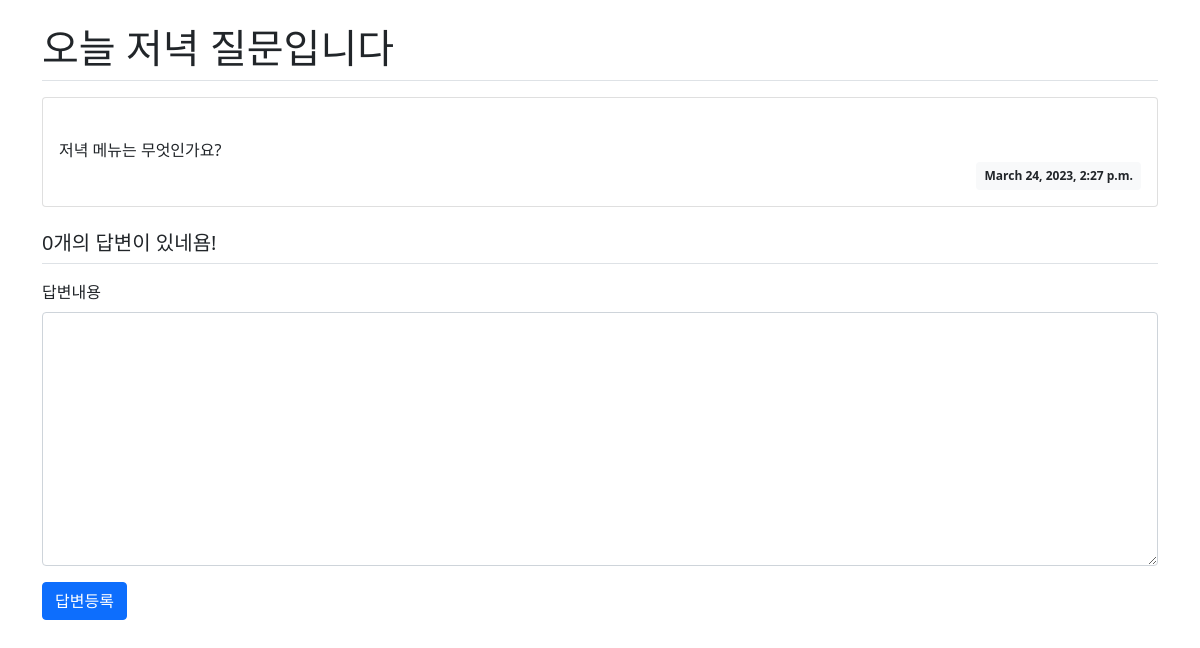
Before: /pybo/5/ with the older database file.
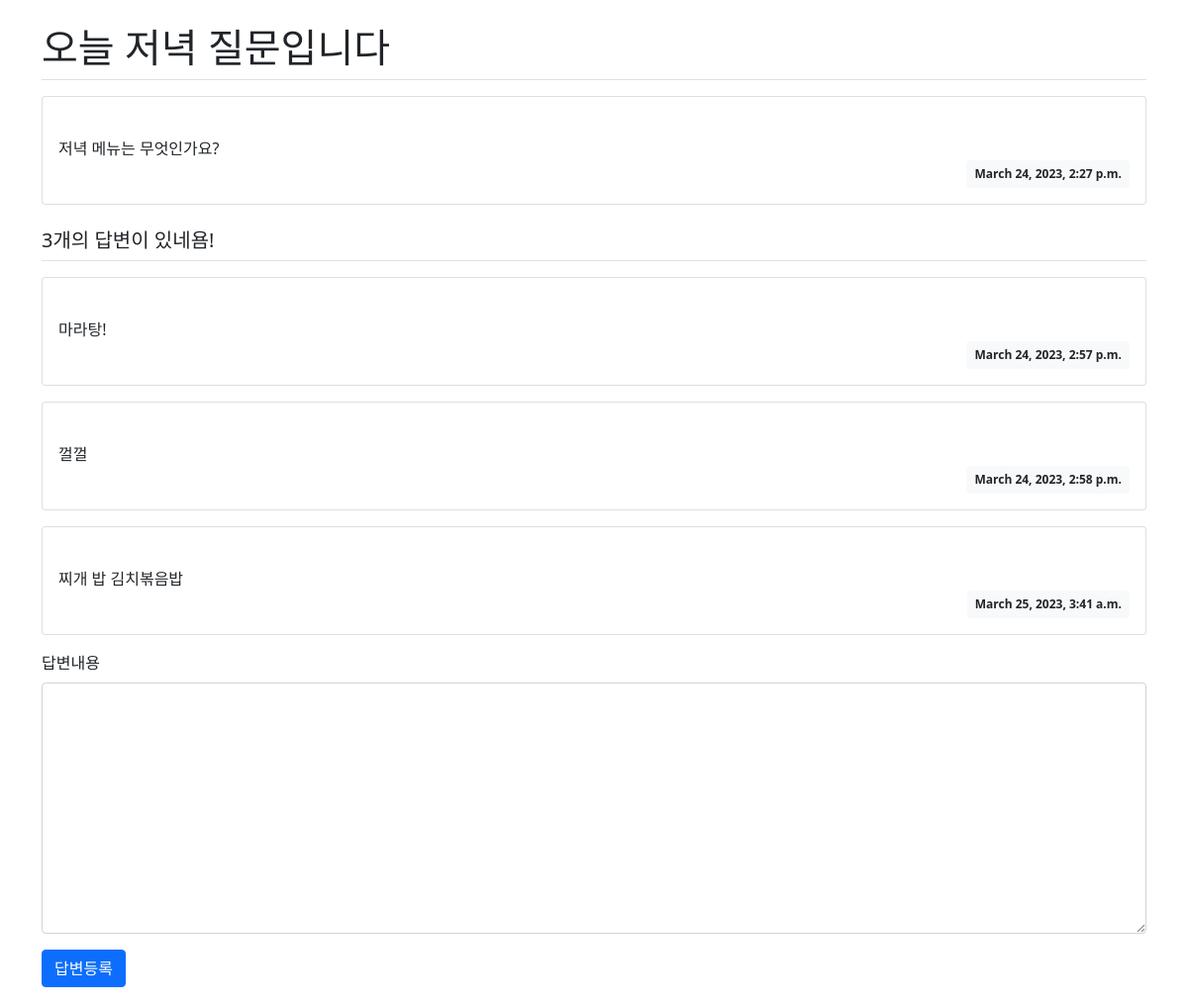
After: the same page with the newer database file.
### pybo/models.py (models this page shows, shortened)
class Question(models.Model):
    subject = models.CharField(max_length = 200)
    content = models.TextField()
    create_date = models.DateTimeField()

class Answer(models.Model):
    question = models.ForeignKey(Question, on_delete = models.CASCADE)
    content = models.TextField()
    create_date = models.DateTimeField()

### pybo/views.py (the view)
# urls.py: path('<int:question_id>/', views.detail, name = "detail"),
def detail(request, question_id):
    question = get_object_or_404(Question, pk = question_id)
    context = { 'question' : question }
    return render(request, "pybo/question_detail.html", context)

### templates/pybo/question_detail.html (shortened to what this page needs)
{% load static %}
<link rel="stylesheet" type="text/css" href="{% static 'bootstrap.min.css' %}">
<div class="container my-3">
    <h1 class="border-bottom py-2">{{ question.subject }}</h1>
    <div class="card my-3">
        <div class="card-body">
            <div class="card-text" style="white-space: pre-line;">
                {{ question.content }}
            </div>
            <div class="d-flex justify-content-end">
                <div class="badge bg-light text-dark p-2">
                    {{ question.create_date }}
                </div>
            </div>
        </div>
    </div>
    <h5 class="border-bottom my-3 py-2">{{question.answer_set.count}}개의 답변이 있네욤!</h5>
    {% for answer in question.answer_set.all %}
    <div class="card my-3">
        <div class="card-body">
            <div class="card-text" style="white-space: pre-line;">
                {{ answer.content }}
            </div>
            <div class="d-flex justify-content-end">
                <div class="badge bg-light text-dark p-2">
                    {{ answer.create_date }}
                </div>
            </div>
        </div>
    </div>
    {% endfor %}
    <form action="{% url 'pybo:answer_create' question.id %}" method="post" class="my-3">
        <div class="mb-3">
            <label for="content" class="form-label">답변내용</label>
            <textarea name="content" id="content" class="form-control" rows="10"></textarea>
        </div>
        <input type="submit" value="답변등록" class="btn btn-primary">
    </form>
</div>

Changed rows visible on the page:
computed for Question "오늘 저녁 질문입니다": answer_set.count "0" → "3"
added Answer: content "마라탕!", create_date "March 24, 2023, 2:57 p.m."
added Answer: content "껄껄", create_date "March 24, 2023, 2:58 p.m."
added Answer: content "찌개 밥 김치볶음밥", create_date "March 25, 2023, 3:41 a.m."
